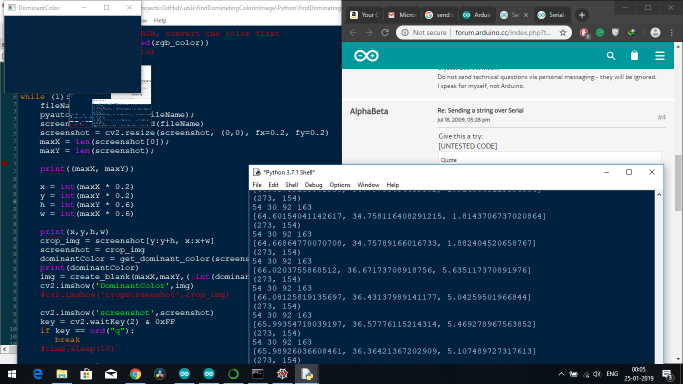
#> input picture findDominatingColorInImage/Python/1.png, 1366 x 768 px, given in place of the camera (shown at 1/2 size)
$ python colorRangeDetectionHSV.py
#> lines starting #> are read from the running program, lines starting #| are printed output that depends on the picture; after the words box and inside, x2 and y2 are one past the last pixel; in counts of white or black regions, pixels touching at a corner belong together
import cv2
import numpy as np

kernel = np.ones((5,5),np.uint8)

# Take input from webcam
cap = cv2.VideoCapture(0)

maxX = 320;
maxY = 240;

# Reduce the size of video to maxX x maxY so pi can process faster
cap.set(3,maxX)
cap.set(4,maxY)

def nothing(x):
    pass
# Creating a windows for later use
cv2.namedWindow('HueComp')
cv2.namedWindow('SatComp')
cv2.namedWindow('ValComp')
cv2.namedWindow('closing')
cv2.namedWindow('tracking')


# Creating track bar for min and max for hue, saturation and value
# You can adjust the defaults as you like
cv2.createTrackbar('hmin', 'HueComp',12,179,nothing)
cv2.createTrackbar('hmax', 'HueComp',37,179,nothing)

cv2.createTrackbar('smin', 'SatComp',96,255,nothing)
cv2.createTrackbar('smax', 'SatComp',255,255,nothing)

cv2.createTrackbar('vmin', 'ValComp',186,255,nothing)
cv2.createTrackbar('vmax', 'ValComp',255,255,nothing)

while(1):

    buzz = 0
    _, frame = cap.read()
#> frame is the input picture: shape (768, 1366, 3); mean B, G, R 110.2, 91.1, 64.8

    #converting to HSV
    hsv = cv2.cvtColor(frame,cv2.COLOR_BGR2HSV)
#> hsv: shape (768, 1366, 3); mean H, S, V 75.6, 173.6, 112.1
    hue,sat,val = cv2.split(hsv)
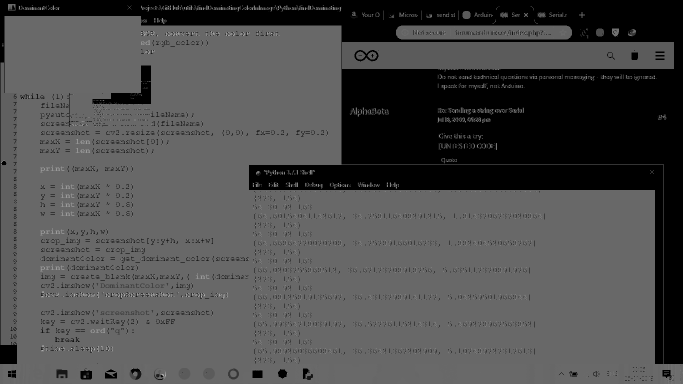
#> hue: shape (768, 1366) (shown at 1/2 size); min 0, max 179, mean 75.6
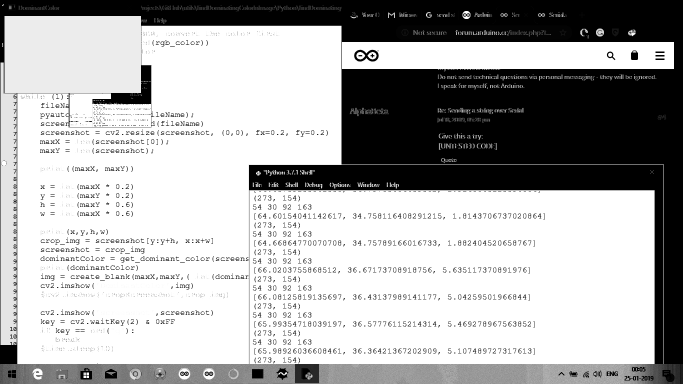
#> sat: shape (768, 1366) (shown at 1/2 size); min 0, max 255, mean 173.6
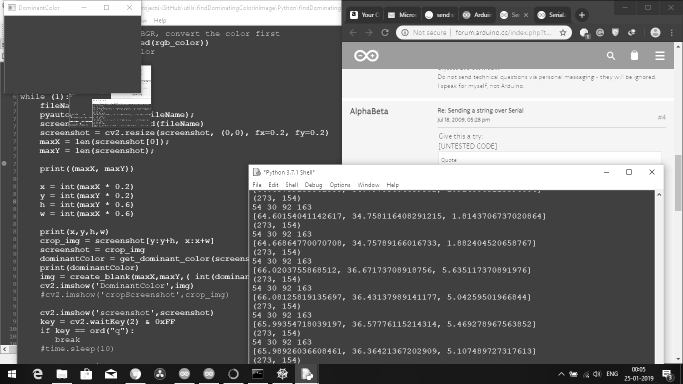
#> val: shape (768, 1366) (shown at 1/2 size); min 0, max 255, mean 112.1

    # get info from track bar and appy to result
    hmn = cv2.getTrackbarPos('hmin','HueComp')
    hmx = cv2.getTrackbarPos('hmax','HueComp')


    smn = cv2.getTrackbarPos('smin','SatComp')
    smx = cv2.getTrackbarPos('smax','SatComp')


    vmn = cv2.getTrackbarPos('vmin','ValComp')
    vmx = cv2.getTrackbarPos('vmax','ValComp')

    # Apply thresholding
    hthresh = cv2.inRange(np.array(hue),np.array(hmn),np.array(hmx))
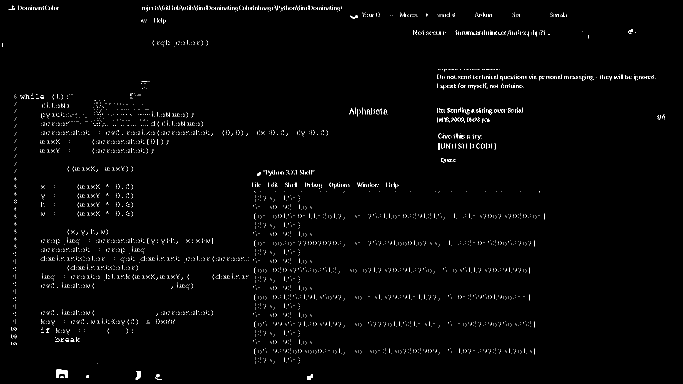
#> hthresh: shape (768, 1366) (shown at 1/2 size); 1.2% white in thin lines or dots
    sthresh = cv2.inRange(np.array(sat),np.array(smn),np.array(smx))
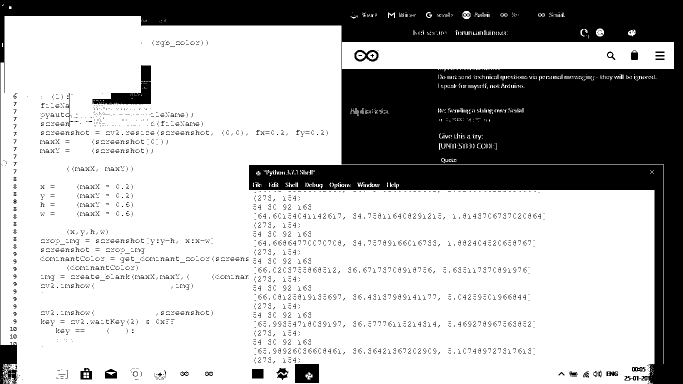
#> sthresh: shape (768, 1366) (shown at 1/2 size); 70.9% white; 2452 black regions (2323 under 20 px), largest, box (x1, y1, x2, y2) and area: (0, 0, 1366, 768) 281337, (185, 130, 302, 209) 3158, (590, 728, 638, 766) 1716
    vthresh = cv2.inRange(np.array(val),np.array(vmn),np.array(vmx))
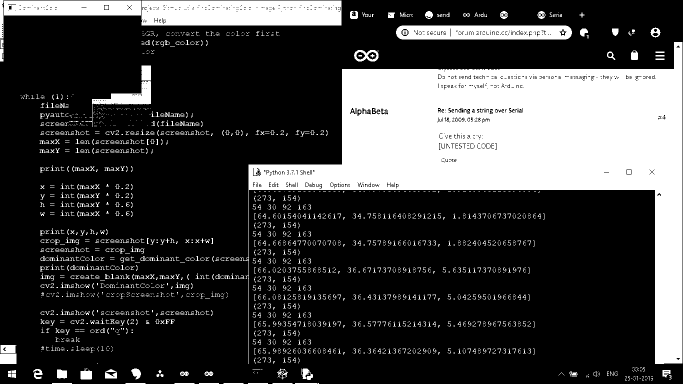
#> vthresh: shape (768, 1366) (shown at 1/2 size); 25.1% white; 1920 white regions (1152 under 20 px), largest, box (x1, y1, x2, y2) and area: (491, 84, 1365, 728) 190948, (283, 1, 683, 51) 19640, (792, 51, 1144, 79) 8965

    # AND h s and v
    tracking = cv2.bitwise_and(hthresh,cv2.bitwise_and(sthresh,vthresh))
#> tracking: shape (768, 1366); 0.29% white in thin lines or dots

    # Some morpholigical filtering
    dilation = cv2.dilate(tracking,kernel,iterations = 1)
#> dilation: shape (768, 1366); 3.4% white; 512 white regions, largest, box (x1, y1, x2, y2) and area: (112, 737, 136, 758) 474, (120, 672, 161, 686) 437, (39, 186, 90, 200) 431
    closing = cv2.morphologyEx(dilation, cv2.MORPH_CLOSE, kernel)
#> closing: shape (768, 1366); 3.8% white; 241 white regions, largest, box (x1, y1, x2, y2) and area: (890, 147, 1189, 181) 3422, (283, 221, 407, 310) 2602, (154, 366, 169, 436) 754
    closing = cv2.GaussianBlur(closing,(5,5),0)
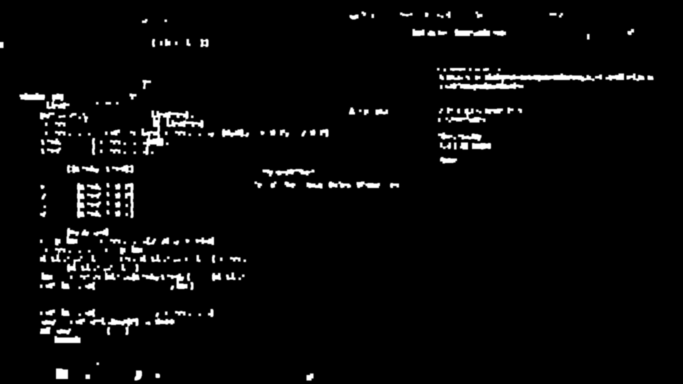
#> closing: shape (768, 1366) (shown at 1/2 size); min 0, max 255, mean 9.7

    # Detect circles using HoughCircles
    circles = cv2.HoughCircles(closing,cv2.HOUGH_GRADIENT,2,120,param1=120,param2=50,minRadius=20,maxRadius=40)
#> circles = None
    # circles = np.uint16(np.around(circles))

    #Draw Circles
    if circles is not None:
            for i in circles[0,:]:
                # If the ball is far, draw it in green
                if int(round(i[2])) < 30:
                    cv2.circle(frame,(int(round(i[0])),int(round(i[1]))),int(round(i[2])),(0,255,0),5)
                    cv2.circle(frame,(int(round(i[0])),int(round(i[1]))),2,(0,255,0),10)
                # else draw it in red
                elif int(round(i[2])) > 35:
                    cv2.circle(frame,(int(round(i[0])),int(round(i[1]))),int(round(i[2])),(0,0,255),5)
                    cv2.circle(frame,(int(round(i[0])),int(round(i[1]))),2,(0,0,255),10)

    #Show the result in frames
    cv2.imshow('HueComp',hthresh)
    cv2.imshow('SatComp',sthresh)
    cv2.imshow('ValComp',vthresh)
    cv2.imshow('closing',closing)
    cv2.imshow('tracking',frame)

    k = cv2.waitKey(5) & 0xFF
#> (key Esc is pressed here)
    if k == 27:
        break

cap.release()

cv2.destroyAllWindows()
